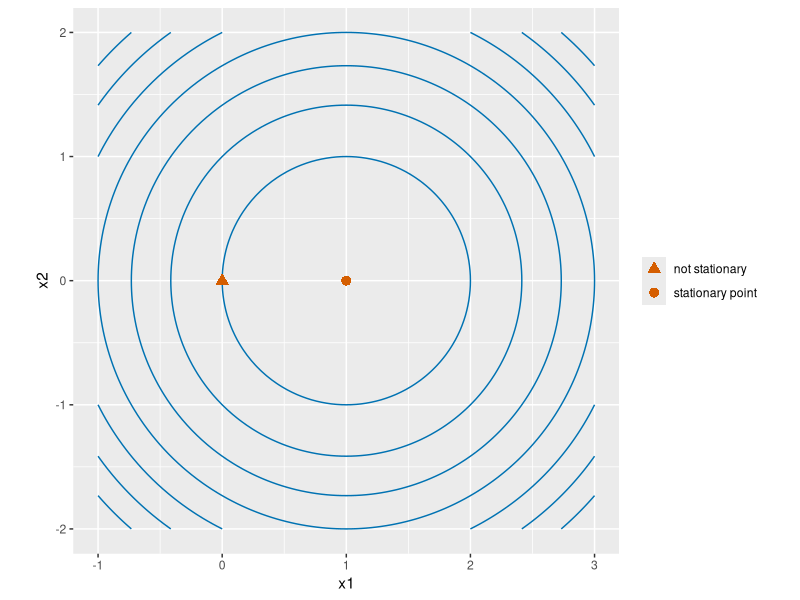

This chart was generated by the following R code:
## ---- chunk 1
#| label: stationary-point-r
#| fig-alt: >-
#|   Contour plot of x1 squared plus x2 squared minus 2 x1 over x1 from -1 to 3
#|   and x2 from -2 to 2. The level curves are nested blue circles centered at
#|   the point (1, 0), which is marked by a vermilion circle and is the
#|   stationary point. A vermilion triangle marks the origin, which is not
#|   stationary.
#| fig-height: 4
#| fig-width: 5
sp_x1_fs <- seq(-1, 3, length.out = 101)
sp_x2_fs <- seq(-2, 2, length.out = 101)
sp_grid_fs <- expand.grid(x1 = sp_x1_fs, x2 = sp_x2_fs)
sp_grid_fs$value <- sp_grid_fs$x1^2 + sp_grid_fs$x2^2 - 2 * sp_grid_fs$x1
sp_marks_x1_fs <- c(1, 0)
sp_marks_kind_fs <- c("stationary point", "not stationary")
sp_marks_fs <- tibble::tibble(
  x1 = sp_marks_x1_fs, x2 = 0, kind = sp_marks_kind_fs
)
sp_aes_fs <- ggplot2::aes(x1, x2, z = value)
sp_marks_aes_fs <- ggplot2::aes(x1, x2, shape = kind, z = NULL)
sp_shapes_fs <- c("stationary point" = 16, "not stationary" = 17)
ggplot2::ggplot(sp_grid_fs, sp_aes_fs) +
  ggplot2::geom_contour(colour = "#0072B2") +
  ggplot2::geom_point(
    data = sp_marks_fs, mapping = sp_marks_aes_fs,
    colour = "#D55E00", size = 3, inherit.aes = FALSE
  ) +
  ggplot2::scale_shape_manual(values = sp_shapes_fs) +
  ggplot2::coord_fixed() +
  ggplot2::labs(x = "x1", y = "x2", shape = NULL)
